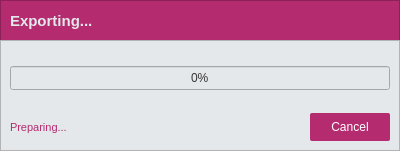
<?xml version="1.0" encoding="UTF-8"?>
<ui version="4.0">
 <class>CitramanikProgressBar</class>
 <widget class="QDialog" name="CitramanikProgressBar">
  <property name="geometry">
   <rect>
    <x>0</x>
    <y>0</y>
    <width>400</width>
    <height>151</height>
   </rect>
  </property>
  <property name="windowTitle">
   <string>Citramanik - Exporting...</string>
  </property>
  <widget class="QFrame" name="topFrame">
   <property name="geometry">
    <rect>
     <x>0</x>
     <y>0</y>
     <width>400</width>
     <height>41</height>
    </rect>
   </property>
   <property name="styleSheet">
    <string notr="true">background-color: #b42b6f;
background-image: url(:/image/imgs/img-bg-sections_progressBar.png);</string>
   </property>
   <property name="frameShape">
    <enum>QFrame::StyledPanel</enum>
   </property>
   <property name="frameShadow">
    <enum>QFrame::Raised</enum>
   </property>
   <layout class="QVBoxLayout" name="verticalLayout_6">
    <item>
     <layout class="QVBoxLayout" name="wrapper_exporting">
      <item>
       <widget class="QLabel" name="label_exporting">
        <property name="font">
         <font>
          <pointsize>11</pointsize>
          <weight>75</weight>
          <bold>true</bold>
         </font>
        </property>
        <property name="styleSheet">
         <string notr="true">color: #e5e8eb; background:none;</string>
        </property>
        <property name="text">
         <string>Exporting...</string>
        </property>
       </widget>
      </item>
     </layout>
    </item>
   </layout>
  </widget>
  <widget class="QFrame" name="bottom_frame">
   <property name="geometry">
    <rect>
     <x>0</x>
     <y>40</y>
     <width>400</width>
     <height>111</height>
    </rect>
   </property>
   <property name="styleSheet">
    <string notr="true">background-color: #e5e8eb;</string>
   </property>
   <property name="frameShape">
    <enum>QFrame::StyledPanel</enum>
   </property>
   <property name="frameShadow">
    <enum>QFrame::Raised</enum>
   </property>
   <layout class="QVBoxLayout" name="verticalLayout_7">
    <item>
     <layout class="QVBoxLayout" name="wrapper_progresscontent">
      <item>
       <spacer name="verticalSpacer_2">
        <property name="orientation">
         <enum>Qt::Vertical</enum>
        </property>
        <property name="sizeType">
         <enum>QSizePolicy::Expanding</enum>
        </property>
        <property name="sizeHint" stdset="0">
         <size>
          <width>20</width>
          <height>40</height>
         </size>
        </property>
       </spacer>
      </item>
      <item>
       <widget class="QProgressBar" name="progress_bar">
        <property name="minimumSize">
         <size>
          <width>0</width>
          <height>24</height>
         </size>
        </property>
        <property name="styleSheet">
         <string notr="true">QProgressBar{text-align:center;color: rgb(53, 53, 53)}

QProgressBar::chunk{
background-color: #b42b6f;
}</string>
        </property>
        <property name="value">
         <number>0</number>
        </property>
       </widget>
      </item>
      <item>
       <spacer name="verticalSpacer_3">
        <property name="orientation">
         <enum>Qt::Vertical</enum>
        </property>
        <property name="sizeHint" stdset="0">
         <size>
          <width>20</width>
          <height>40</height>
         </size>
        </property>
       </spacer>
      </item>
      <item>
       <layout class="QHBoxLayout" name="wrapper_statuscancel">
        <item>
         <widget class="QLabel" name="label_currentfile">
          <property name="font">
           <font>
            <pointsize>8</pointsize>
            <weight>50</weight>
            <bold>false</bold>
           </font>
          </property>
          <property name="styleSheet">
           <string notr="true">color: #b42b6f;</string>
          </property>
          <property name="text">
           <string>Preparing...</string>
          </property>
          <property name="alignment">
           <set>Qt::AlignLeading|Qt::AlignLeft|Qt::AlignVCenter</set>
          </property>
         </widget>
        </item>
        <item>
         <spacer name="horizontalSpacer">
          <property name="orientation">
           <enum>Qt::Horizontal</enum>
          </property>
          <property name="sizeHint" stdset="0">
           <size>
            <width>40</width>
            <height>20</height>
           </size>
          </property>
         </spacer>
        </item>
        <item>
         <widget class="QPushButton" name="btn_cancel">
          <property name="minimumSize">
           <size>
            <width>80</width>
            <height>28</height>
           </size>
          </property>
          <property name="styleSheet">
           <string notr="true">QPushButton{
color: #fff;
background-color: #b42b6f;
border:0px solid;
border-radius: 2px;
}

QPushButton::hover{;
color: #fff;
background-color: rgb(206, 49, 128);
border:none;
}</string>
          </property>
          <property name="text">
           <string>Cancel</string>
          </property>
         </widget>
        </item>
       </layout>
      </item>
     </layout>
    </item>
   </layout>
  </widget>
 </widget>
 <resources>
  <include location="citramanik_resources.qrc"/>
 </resources>
 <connections/>
</ui>
